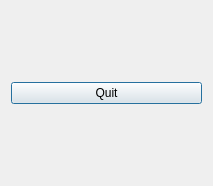
<?xml version="1.0" encoding="UTF-8"?>
<ui version="4.0">
 <class>NonModalDialog</class>
 <widget class="QDialog" name="NonModalDialog">
  <property name="geometry">
   <rect>
    <x>0</x>
    <y>0</y>
    <width>213</width>
    <height>186</height>
   </rect>
  </property>
  <property name="windowTitle">
   <string>Dialog</string>
  </property>
  <layout class="QHBoxLayout" name="horizontalLayout">
   <item>
    <widget class="QPushButton" name="pushButton">
     <property name="text">
      <string>Quit</string>
     </property>
    </widget>
   </item>
  </layout>
 </widget>
 <resources/>
 <connections/>
</ui>
